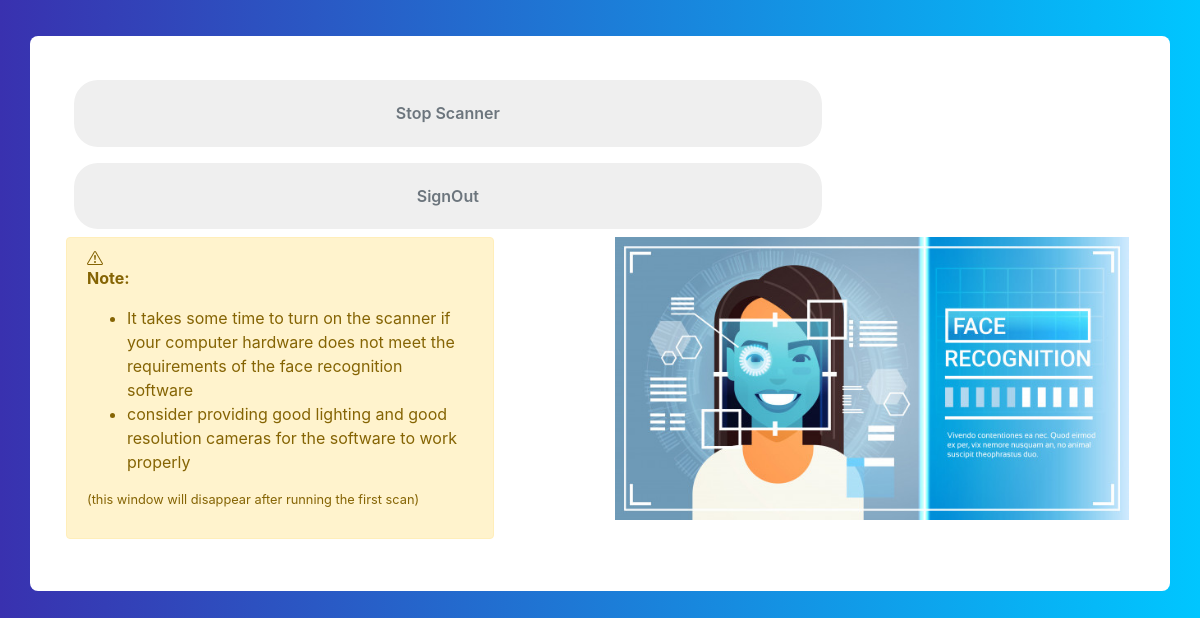
The page /details/ on the database as committed earlier.
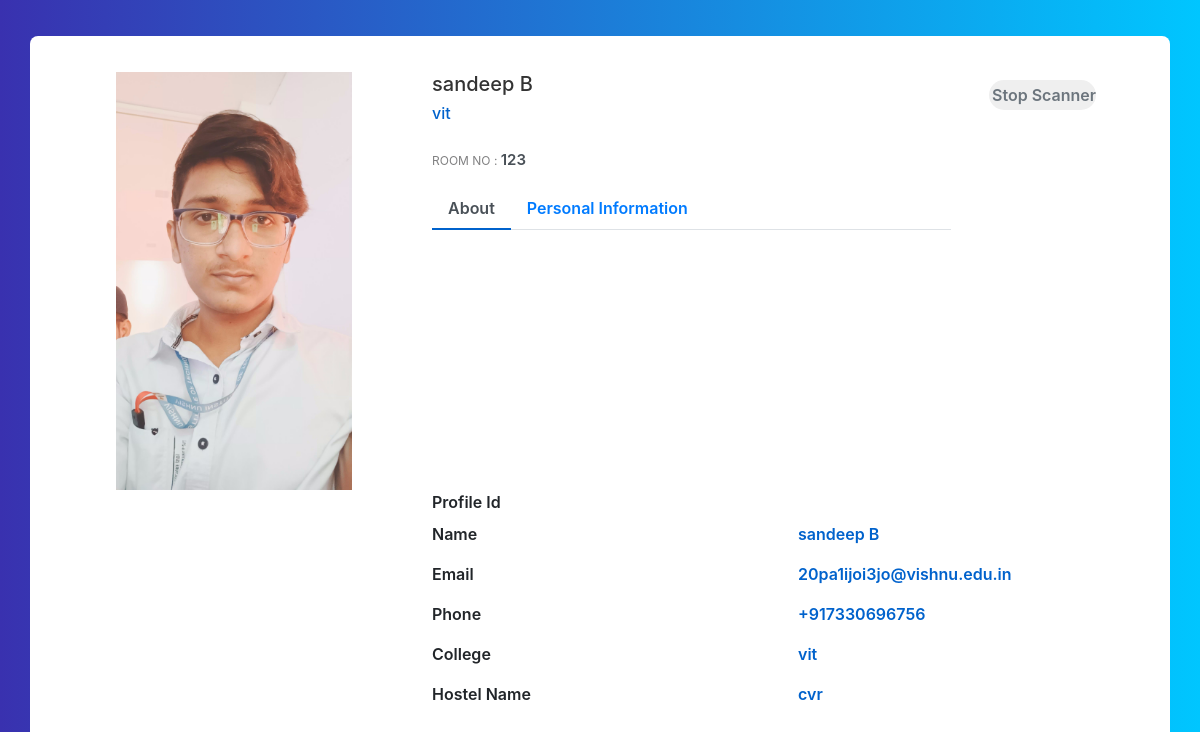
The same page on the database as committed later.
### core/models.py (models this page shows, shortened)
class Profile(models.Model):
    first_name = models.CharField(max_length=70)
    last_name = models.CharField(max_length=70)
    date = models.DateField()
    phone = models.BigIntegerField(primary_key=True)
    email = models.EmailField()
    roomno = models.IntegerField()
    college = models.CharField(max_length=200)
    hostelname = models.CharField(choices=types,max_length=20,null=True,blank=False,default='employee')
    present = models.BooleanField(default=False)
    image = models.ImageField()
    updated = models.DateTimeField(auto_now=True)
    shift = models.TimeField()

### core/views.py (the view)
# urls.py: path('details/', details, name= 'details'),
def details(request):
    try:
        last_face = LastFace.objects.last()
        profile = Profile.objects.get(Q(image__icontains=last_face))
    except:
        last_face = None
        profile = None
    context = {
        'profile': profile,
        'last_face': last_face
    }
    return render(request, 'core/details.html', context)

### core/models.py (called while the page is built)
    def __str__(self):
        return self.last_face

### core/templates/core/details.html (shortened to what this page needs)
{% extends "core/base.html" %}
{% load static %}
{% block content %}
{% if profile == None %}
<div class="container emp-profile">
    <div><a   href="{% url 'camoff' %}"><input type="submit" class="profile-edit-btn m-2 "
        name="btnAddMore" value="Stop Scanner" /></a>
        <a   href="{% url 'signout' %}"><input type="submit" class="profile-edit-btn m-2 "
            name="btnAddMore" value="SignOut" /></a>
    </div>
    <div class="row">
        <div class="col-md-5">
            <div class="alert alert-warning">
                <p><b>Note: </b>
                <ul>
                    <li>It takes some time to turn on the scanner if your computer hardware
                        does not meet the requirements of the face recognition software</li>
                    <li>consider providing good lighting and good resolution cameras
                        for the software to work properly</li>
                </ul>
                <small>(this window will disappear after running the first scan)</small>
                </p>
            </div>
        </div>
        <div class="col-md-1">
        </div>
        <div class="col-md-6">
            <div>
                <img src="{% static 'img/fgirl.jpg'%}" alt="" width="99%">
            </div>
        </div>
    </div>
</div>
{% else %}
<div class="container emp-profile">
        <div class="row">
            <div class="col-md-4">
                <div class="profile-img">
                    <img src="{{ profile.image.url }}" alt="" />
                </div>
            </div>
            <div class="col-md-6">
                <div class="profile-head">
                    <h5>
                        {{profile.first_name}} {{profile.last_name}}
                    </h5>
                    <h6>
                        {{profile.college }}
                    </h6>
                    <p class="proile-rating">ROOM NO : <span>{{profile.roomno}}</span></p>
                    <ul class="nav nav-tabs" id="myTab" role="tablist">
                        <li class="nav-item">
                            <a class="nav-link active" id="home-tab" data-toggle="tab" href="#home" role="tab"
                                aria-controls="home" aria-selected="true">About</a>
                        </li>
                        <li class="nav-item">
                            <a class="nav-link" id="profile-tab" data-toggle="tab" href="#profile" role="tab"
                                aria-controls="profile" aria-selected="false">Personal Information</a>
                        </li>
                    </ul>
                </div>
            </div>
            <div class="col-md-2">
                <a   href="{% url 'camoff' %}"><input type="submit" class="profile-edit-btn m-2 "
                    name="btnAddMore" value="Stop Scanner" /></a></div>
        </div>
        <div class="row">
            <div class="col-md-4">
                <div class="profile-work">
                    <br />
                    <br />
                    <br />
                    <br />
                    <br />
                    <br />
                    <br />
                    <br />
                    <br />
                </div>
            </div>
            <div class="col-md-8">
                <div class="tab-content profile-tab" id="myTabContent">
                    <div class="tab-pane fade show active" id="home" role="tabpanel" aria-labelledby="home-tab">
                        <div class="row">
                            <div class="col-md-6">
                                <label>Profile Id</label>
                            </div>
                            <div class="col-md-6">
                            </div>
                        </div>
                        <div class="row">
                            <div class="col-md-6">
                                <label>Name</label>
                            </div>
                            <div class="col-md-6">
                                <p>{{profile.first_name}} {{profile.last_name}}</p>
                            </div>
                        </div>
                        <div class="row">
                            <div class="col-md-6">
                                <label>Email</label>
                            </div>
                            <div class="col-md-6">
                                <p>{{profile.email}}</p>
                            </div>
                        </div>
                        <div class="row">
                            <div class="col-md-6">
                                <label>Phone</label>
                            </div>
                            <div class="col-md-6">
                                <p>+91{{profile.phone}}</p>
                            </div>
                        </div>
                        <div class="row">
                            <div class="col-md-6">
                                <label>College</label>
                            </div>
                            <div class="col-md-6">
                                <p>{{ profile.college }}</p>
                            </div>
                        </div>
                        <div class="row">
                            <div class="col-md-6">
                                <label>Hostel Name</label>
                            </div>
                            <div class="col-md-6">
                                <p>{{ profile.hostelname }}</p>
                            </div>
                        </div>
                    </div>
                </div>
            </div>
        </div>
</div>
{% endif %}
{% endblock content %}

### core/templates/core/base.html (shortened to what this page needs)
{% load static %}
<html lang="en">
<head>
    <link rel="stylesheet" href="https://cdn.jsdelivr.net/npm/bootstrap@4.5.3/dist/css/bootstrap.min.css"
>
    <link href="//maxcdn.bootstrapcdn.com/bootstrap/4.1.1/css/bootstrap.min.css" rel="stylesheet" id="bootstrap-css">
    <link rel="stylesheet" href="{% static 'css/details.css' %}">
    <link rel="stylesheet" href="{% static 'css/body.css' %}">
</head>
<body>
    {% block content%}
    {% endblock content %}
</body>
</html>

### static/css/details.css (style rules this page uses)
.emp-profile { padding: 3%; margin-top: 3%; margin-bottom: 3%; border-radius: 0.5rem; background: #fff; }
.profile-img { text-align: center; }
.profile-img img { width: 70%; height: 100%; }
.profile-head h5 { color: #333; }
.profile-head h6 { color: #0062cc; }
.profile-edit-btn { border: none; border-radius: 1.5rem; width: 70%; padding: 2%; font-weight: 600; color: #6c757d; cursor: pointer; }
.proile-rating { font-size: 12px; color: #818182; margin-top: 5%; }
.proile-rating span { color: #495057; font-size: 15px; font-weight: 600; }
.profile-head .nav-tabs { margin-bottom:5%; }
.profile-head .nav-tabs .nav-link { font-weight:600; border: none; }
.profile-head .nav-tabs .nav-link.active { border: none; border-bottom:2px solid #0062cc; }
.profile-work { padding: 14%; margin-top: -15%; }
.profile-tab label { font-weight: 600; }
.profile-tab p { font-weight: 600; color: #0062cc; }

### static/css/body.css (style rules this page uses)
body { background: -webkit-linear-gradient(left, #3931af, #00c6ff); }

Rows that differ between the two databases and show on the page:
now on this page (row edited): Profile: image (picture), first_name "sandeep", last_name "B", college "vit", roomno "123", email "20pa1ijoi3jo@vishnu.edu.in", phone "7330696756", hostelname "cvr"
Other text that changed with them:
form field btnAddMore: (not shown) → "Stop Scanner"
form field btnAddMore: "Stop Scanner" → (not shown)
form field btnAddMore: "SignOut" → (not shown)
text no longer shown: "Note: It takes some time to turn on the scanner if your computer hardware does not meet the requirements of the face recognition software consider providing good lighting and good resolution cameras for the software to work properly (this window will disappear after running the first scan)"
text now shown: "ROOM NO : About Personal Information Profile Id Name Email Phone +91 College Hostel Name"
